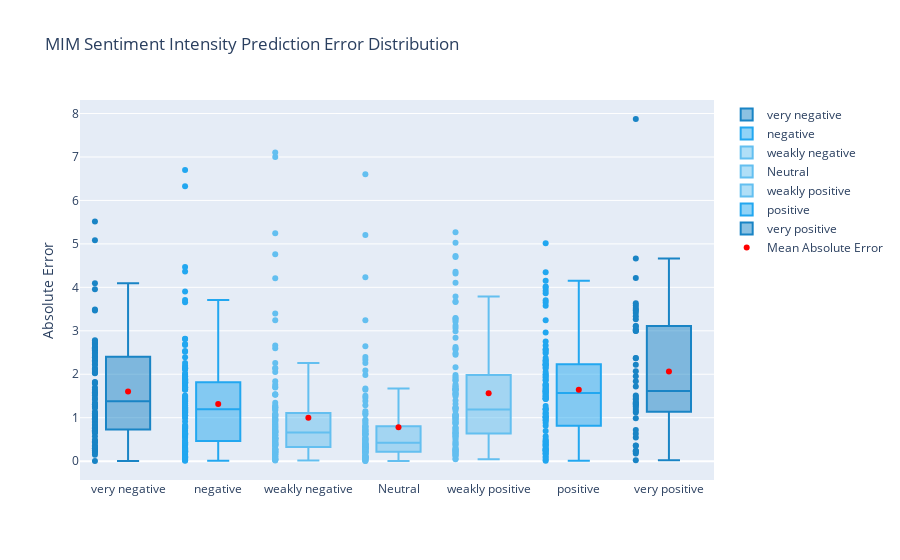

The code cell stored with this chart in its notebook:
### Code cell
import plotly.graph_objects as go
import numpy as np

fig = go.Figure()
fig.add_trace(go.Box(y=error_VN, name="very negative", marker_color="#1984c5"))
fig.add_trace(go.Box(y=error_N, name="negative", marker_color="#22a7f0"))
fig.add_trace(go.Box(y=error_SN, name="weakly negative", marker_color="#63bff0"))
fig.add_trace(go.Box(y=error_Neu, name="Neutral", marker_color="#63bff0"))
fig.add_trace(go.Box(y=error_SP, name="weakly positive", marker_color="#63bff0"))
fig.add_trace(go.Box(y=error_P, name="positive", marker_color="#22a7f0"))
fig.add_trace(go.Box(y=error_VP, name="very positive", marker_color="#1984c5"))
fig.update_traces(boxpoints='all', jitter=0)
fig.add_trace(
    go.Scatter(x=order, y=[np.mean(error_VN), np.mean(error_N), np.mean(error_SN), np.mean(error_Neu), np.mean(error_SP), np.mean(error_P), np.mean(error_VP)], \
         mode='markers', name="Mean Absolute Error", marker_color="red"))
fig.update_layout(yaxis_title="Absolute Error" ,title_text="MIM Sentiment Intensity Prediction Error Distribution")
fig.show()
